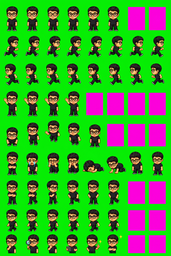
#> input picture frontend/scripts/_alex_build/alex_atlas_raw.png, 171 x 256 px, shrunk from 1024 x 1536 before the run, given in place of spritesheet.png, which was not available
$ python patch_alex_atlas.py
#> lines starting #> are read from the running program, lines starting #| are printed output that depends on the picture; pictures that were not available may be replaced by others from this repository, and a replacement may not be noted
#| loaded atlas (171, 256)
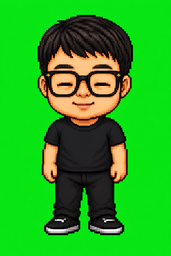
#> input picture frontend/scripts/_alex_build/alex_blink_fix.png, 171 x 256 px, shrunk from 1024 x 1536 before the run
#> in fit_into_cell, `cell = Image.new("RGBA", (CELL_W, CELL_H), (0,0,0,0))`: cell: PIL image 192x208 RGBA; every value is 0
"""
Patch the Alex atlas:
1. Replace row 0, col 1 (wink) with a proper both-eyes-blink frame
2. Replace row 7 (walking) with phone-scrolling sprites

Uses the same tight_crop / fit_into_cell / punch_chroma logic from
pack_companion_atlas.py so the new cells match the existing ones.
"""
from __future__ import annotations
from pathlib import Path
from collections import deque
from PIL import Image

CELL_W, CELL_H = 192, 208
BUILD = Path(__file__).resolve().parent / "_alex_build"
ATLAS_PATH = Path(__file__).resolve().parents[1] / "public" / "assets" / "custom" / "alex" / "spritesheet.png"
WEBP_PATH = ATLAS_PATH.with_suffix(".webp")


def is_green(r, g, b, a=255):
    if a < 8: return True
    return g > 140 and g > r + 40 and g > b + 40

def is_magenta(r, g, b, a=255):
    if a < 8: return False
    return r > 160 and b > 160 and g < 140

def is_content(r, g, b, a):
    if a < 8: return False
    if is_green(r, g, b, a) or is_magenta(r, g, b, a): return False
    return True

def punch_chroma(sprite):
    sp = sprite.convert("RGBA")
    px = sp.load()
    w, h = sp.size
#> w = 171; h = 256
    for y in range(h):
        for x in range(w):
            r, g, b, a = px[x, y]
            if is_green(r, g, b, a) or is_magenta(r, g, b, a):
                px[x, y] = (0, 0, 0, 0)
            elif a < 180 and g > r + 15 and g > b + 15 and g > 60:
                px[x, y] = (0, 0, 0, 0)
            elif g > 90 and g > r + 25 and g > b + 25:
                px[x, y] = (0, 0, 0, 0)
    return sp

def keep_largest_component(sprite):
    w, h = sprite.size
#> w = 171; h = 256
    px = sprite.load()
    visited = [[False]*w for _ in range(h)]
#> visited = 256 items
    comps = []
    for y in range(h):
        for x in range(w):
            if visited[y][x] or px[x, y][3] < 20: continue
            q = deque([(x, y)])
            visited[y][x] = True
            pixels = []
            while q:
                cx, cy = q.popleft()
                pixels.append((cx, cy))
                for nx, ny in ((cx+1,cy),(cx-1,cy),(cx,cy+1),(cx,cy-1)):
                    if 0<=nx<w and 0<=ny<h and not visited[ny][nx] and px[nx,ny][3]>=20:
                        visited[ny][nx] = True
                        q.append((nx, ny))
            comps.append(pixels)
    if not comps: return sprite
    comps.sort(key=len, reverse=True)
    keep = set(comps[0])
    xs = [p[0] for p in comps[0]]
    ys = [p[1] for p in comps[0]]
    x0, x1, y0, y1 = min(xs)-12, max(xs)+12, min(ys)-12, max(ys)+12
#> x0 = 26; x1 = 144; y0 = 3; y1 = 246
    for comp in comps[1:]:
        if len(comp) < 8: continue
        if any(x0<=x<=x1 and y0<=y<=y1 for x, y in comp):
            keep.update(comp)
    out = Image.new("RGBA", (w, h), (0,0,0,0))
#> out: PIL image 171x256 RGBA; every value is 0
    opx = out.load()
    for x, y in keep:
        opx[x, y] = px[x, y]
    return out

def tight_crop(sprite):
    sp = keep_largest_component(punch_chroma(sprite))
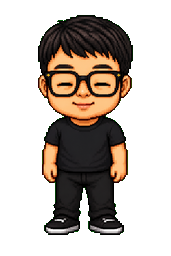
#> sp: PIL image 171x256 RGBA; mean R, G, B, A 33.8, 25, 17.8, 94.8; transparent parts drawn white
    bbox = sp.getbbox()
#> bbox = (38, 15, 133, 235)
    if not bbox: return Image.new("RGBA", (1, 1), (0,0,0,0))
    return sp.crop(bbox)

def fit_into_cell(sprite):
    cell = Image.new("RGBA", (CELL_W, CELL_H), (0,0,0,0))
    sp = tight_crop(sprite) if sprite.mode == "RGBA" else sprite
    if sp.getbbox() is None:
        sp = tight_crop(sprite)
    sw, sh = sp.size
#> sw = 95; sh = 220
    if sw <= 0 or sh <= 0: return cell
    max_w = int(CELL_W * 0.92)
    max_h = int(CELL_H * 0.92)
    scale = min(max_w / sw, max_h / sh)
#> scale = 0.868
    nw = max(1, int(round(sw * scale)))
#> nw = 82
    nh = max(1, int(round(sh * scale)))
#> nh = 191
    resized = sp.resize((nw, nh), Image.Resampling.NEAREST)
    x = (CELL_W - nw) // 2
#> x = 55
    y = CELL_H - nh - max(4, (CELL_H - nh) // 8)
#> y = 13
    if y < 2: y = 2
    cell.alpha_composite(resized, (x, y))
    return cell

def detect_slots(px, w, y0, y1):
    ccol = [sum(1 for y in range(y0, y1) if is_content(*px[x, y])) for x in range(w)]
    cthr = max(3, (y1 - y0) // 30)
    slots = []
    x = 0
    while x < w:
        while x < w and ccol[x] < cthr: x += 1
        if x >= w: break
        x0s = x
        while x < w and ccol[x] >= cthr: x += 1
        while True:
            gap = 0
            while x + gap < w and ccol[x + gap] < cthr: gap += 1
            if 0 < gap <= 10 and x + gap < w and ccol[x + gap] >= cthr:
                x += gap
                while x < w and ccol[x] >= cthr: x += 1
            else: break
        if (x - x0s) >= 28:
            slots.append((x0s, x))
    return slots


def main():
    atlas = Image.open(ATLAS_PATH).convert("RGBA")
    print(f"loaded atlas {atlas.size}")

    # --- Fix 1: Replace row 0 col 1 with blink frame ---
    blink = Image.open(BUILD / "alex_blink_fix.png").convert("RGBA")
    blink_cell = fit_into_cell(blink)
    atlas.paste(Image.new("RGBA", (CELL_W, CELL_H), (0,0,0,0)), (1*CELL_W, 0*CELL_H))
    atlas.alpha_composite(blink_cell, (1*CELL_W, 0*CELL_H))
    print("patched row 0 col 1 (blink)")

    # --- Fix 2: Replace row 7 with phone-scrolling sprites ---
    phone_strip = Image.open(BUILD / "alex_phone_row.png").convert("RGBA")
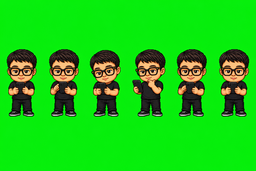
#> input picture frontend/scripts/_alex_build/alex_phone_row.png, 256 x 171 px, shrunk from 1536 x 1024 before the run
    pw, ph = phone_strip.size
#> pw = 256; ph = 171
    ppx = phone_strip.load()

    # Detect sprite slots in the strip
    crow = [sum(1 for x in range(pw) if is_content(*ppx[x, y])) for y in range(ph)]
#> crow = 171 values, max 181 at index 60, min 0 at index 0, mean 55.29
    thr = max(25, pw // 40)
    y = 0
    while y < ph and crow[y] < thr: y += 1
#> this loop made 49 passes
#> after the loop, y = 49
    y0 = y
#> y0 = 49
    while y < ph and crow[y] >= thr: y += 1
#> this loop made 68 passes
#> after the loop, y = 117
    y1 = y
#> y1 = 117
    print(f"phone strip band: ({y0}, {y1})")
#| phone strip band: (49, 117)

    slots = detect_slots(ppx, pw, max(0, y0-2), min(ph, y1+2))
#> slots = [(7, 37), (49, 79), (90, 120), (133, 166), (177, 207), (219, 249)]
    print(f"phone strip: {len(slots)} sprites, widths={[b-a for a,b in slots]}")
#| phone strip: 6 sprites, widths=[30, 30, 30, 33, 30, 30]

    phone_sprites = []
    for x0, x1 in slots:
        crop = phone_strip.crop((max(0,x0-2), max(0,y0-2), min(pw,x1+2), min(ph,y1+2)))
        phone_sprites.append(tight_crop(crop))
#> this loop made 6 passes
#> bbox in tight_crop on passes 1 to 6: (2, 2, 32, 69), (2, 2, 32, 69), (2, 3, 32, 69), (2, 3, 34, 69), (2, 2, 32, 69), (2, 2, 32, 69)
#> pass 1, in tight_crop (call 2), `sp = keep_largest_component(punch_chroma(sprite))`:
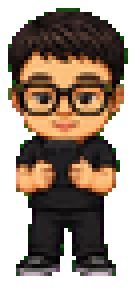
#> sp: PIL image 34x72 RGBA (shown 4 times larger); mean R, G, B, A 59.8, 44.1, 30.9, 158.1; transparent parts drawn white
#> after the loop:
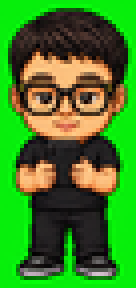
#> crop: PIL image 34x72 RGBA (shown 4 times larger); mean R, G, B, A 62.7, 131, 34.7, 255
#> after the loop, phone_sprites = 6 items

    need = 6
    if len(phone_sprites) < need and phone_sprites:
        phone_sprites += [phone_sprites[-1]] * (need - len(phone_sprites))
    phone_sprites = phone_sprites[:need]

    for col in range(8):
        atlas.paste(Image.new("RGBA", (CELL_W, CELL_H), (0,0,0,0)), (col*CELL_W, 7*CELL_H))
    for col, sp in enumerate(phone_sprites):
        cell = fit_into_cell(sp)
        atlas.alpha_composite(cell, (col*CELL_W, 7*CELL_H))
#> this loop made 6 passes
#> (sw in fit_into_cell, sh in fit_into_cell, scale in fit_into_cell) on passes 1 to 6: (30, 67, 2.85), (30, 67, 2.85), (30, 66, 2.89), (32, 66, 2.89), (30, 67, 2.85), (30, 67, 2.85)
#> pass 1, in fit_into_cell (call 2), `resized = sp.resize((nw, nh), Image.Resampling.NEAREST)`:
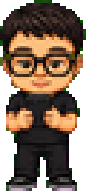
#> resized: PIL image 86x191 RGBA; mean R, G, B, A 72.8, 53.7, 37.6, 192.4; transparent parts drawn white
#> after the loop:
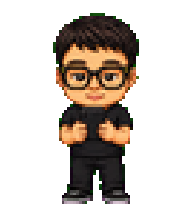
#> cell: PIL image 192x208 RGBA; mean R, G, B, A 29.9, 21.9, 15.4, 78.7; transparent parts drawn white
    print(f"patched row 7 with {len(phone_sprites)} phone sprites")
#| patched row 7 with 6 phone sprites

    atlas.save(ATLAS_PATH)
    atlas.save(WEBP_PATH, "WEBP", quality=92, method=6)
    print(f"saved {ATLAS_PATH}")
    print(f"saved {WEBP_PATH}")


if __name__ == "__main__":
    main()
